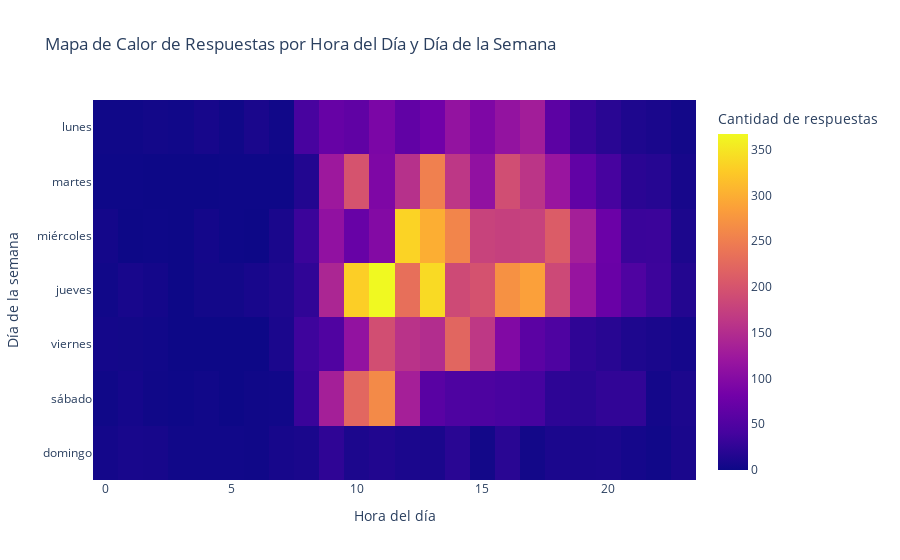

Notebook code cell kept with this figure:
### Code cell
import pytz

horas_dias_respuestas = []
timezone_cdmx = pytz.timezone('America/Mexico_City')

for _, row in df_bancoppel.iterrows():
    try:
        if isinstance(row['messages'], str):
            messages = json.loads(row['messages'])
        elif isinstance(row['messages'], list):
            messages = row['messages']
        else:
            continue 
        
        for message in messages:
            if message.get('role') != 'assistant' and message.get('direction') == 'incoming':
                created_at = message.get('createdAt')
                if created_at:
                    dt = pd.to_datetime(created_at).tz_convert('UTC')  # Convertimos a UTC
                    dt_cdmx = dt.tz_convert(timezone_cdmx)  # Convertimos de UTC a la zona horaria de CDMX
                    day_of_week = dt_cdmx.strftime('%A')
                    hour_of_day = dt_cdmx.hour
                    horas_dias_respuestas.append((day_of_week, hour_of_day))

    except (json.JSONDecodeError, TypeError) as e:
        print(f"Error al procesar la fila: {e}")

df_horas_dias_respuestas = pd.DataFrame(horas_dias_respuestas, columns=['Día de la semana', 'Hora del día'])

df_horas_dias_respuestas['Día de la semana'] = df_horas_dias_respuestas['Día de la semana'].replace({
    'Monday': 'lunes',
    'Tuesday': 'martes',
    'Wednesday': 'miércoles',
    'Thursday': 'jueves',
    'Friday': 'viernes',
    'Saturday': 'sábado',
    'Sunday': 'domingo'
})

heatmap_data = df_horas_dias_respuestas.pivot_table(index='Día de la semana', columns='Hora del día', aggfunc='size', fill_value=0)

heatmap_data = heatmap_data.reindex(["lunes", "martes", "miércoles", "jueves", "viernes", "sábado", "domingo"])

fig = px.imshow(heatmap_data, labels=dict(x="Hora del día", y="Día de la semana", color="Cantidad de respuestas"),
                x=heatmap_data.columns, y=heatmap_data.index,
                title="Mapa de Calor de Respuestas por Hora del Día y Día de la Semana")

fig.show()

### Figure 1 — Plotly figure (JSON) as saved in the notebook; plotly's stock layout.template omitted (floating-point values rounded to 4 significant figures; data arrays with more than 128 entries replaced by an {"elided": "..."} marker saying what was removed)
{"data": [{"coloraxis": "coloraxis", "hovertemplate": "Hora del día: %{x}<br>Día de la semana: %{y}<br>Cantidad de respuestas: %{z}<extra></extra>", "name": "0", "type": "heatmap", "x": [0, 1, 2, 3, 4, 5, 6, 7, 8, 9, 10, 11, 12, 13, 14, 15, 16, 17, 18, 19, 20, 21, 22, 23], "xaxis": "x", "y": ["lunes", "martes", "miércoles", "jueves", "viernes", "sábado", "domingo"], "yaxis": "y", "z": {"elided": "7x24 int values"}}], "layout": {"coloraxis": {"colorbar": {"title": {"text": "Cantidad de respuestas"}}, "colorscale": [[0, "#0d0887"], [0.1111, "#46039f"], [0.2222, "#7201a8"], [0.3333, "#9c179e"], [0.4444, "#bd3786"], [0.5556, "#d8576b"], [0.6667, "#ed7953"], [0.7778, "#fb9f3a"], [0.8889, "#fdca26"], [1, "#f0f921"]]}, "title": {"text": "Mapa de Calor de Respuestas por Hora del Día y Día de la Semana"}, "xaxis": {"anchor": "y", "constrain": "domain", "domain": [0, 1], "scaleanchor": "y", "title": {"text": "Hora del día"}}, "yaxis": {"anchor": "x", "autorange": "reversed", "constrain": "domain", "domain": [0, 1], "title": {"text": "Día de la semana"}}}}
